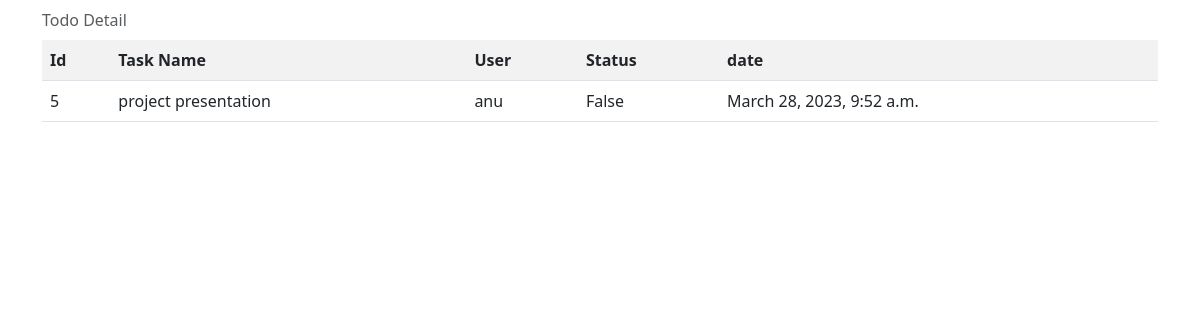
Screenshot of /todo/5 with the database file from the repository.
### tasks/models.py (models this page shows, shortened)
class Todo(models.Model):
    task_name=models.CharField(max_length=250)
    user=models.ForeignKey(User,on_delete=models.CASCADE)
    status=models.BooleanField(default=False)
    date=models.DateTimeField(auto_now_add=True)

### tasks/views.py (the view)
# urls.py: path('todo/<int:pk>',views.TodoDetailsView.as_view(),name="todo-detail"),
class TodoDetailsView(View):
    def get(self,request,*args,**kwargs):
        id=kwargs.get("pk")         ## extracting id
        qs=Todo.objects.get(id=id)  ## take these id of todo object
        return render(request,'todo-detail.html',{'todo':qs})

### tasks/templates/todo-detail.html (shortened to what this page needs)
<!DOCTYPE html>
<html lang="en">
<head>
    <link href="https://cdn.jsdelivr.net/npm/bootstrap@5.3.0-alpha1/dist/css/bootstrap.min.css" rel="stylesheet">
</head>
<body>
    <div class="container">
        <table class="table table-striped">
            <caption class="caption-top">Todo Detail</caption>
            <tr>
                <th>Id</th>
                <th>Task Name</th>
                <th>User</th>
                <th>Status</th>
                <th>date</th>
            </tr>
            <tr>
                <td>{{todo.id}}</td>
                <td>{{todo.task_name}}</td>
                <td>{{todo.user}}</td>
                <td>{{todo.status}}</td>
                <td>{{todo.date}}</td>
</tr>
 </table>
</body>
</html>

### rows the page displays
Todo: id "5", task_name "project presentation", user "anu", status "False", date "March 28, 2023, 9:52 a.m."
